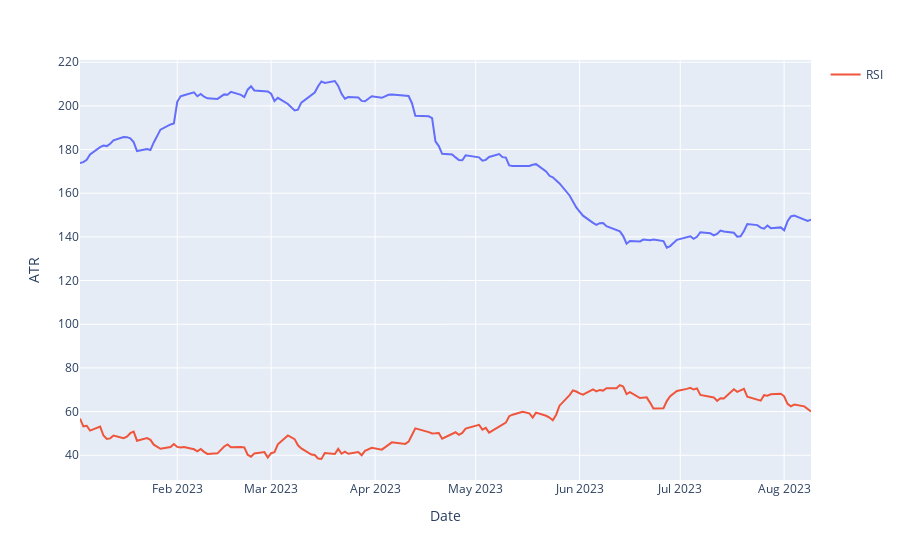

The cell this chart's notebook holds for it:
### Code cell
fig=px.line(new_df,x=new_df.index,y="ATR")
fig.add_scatter(x=new_df.index,y=new_df.RSI,name="RSI")
fig.show()

### Figure 1 — Plotly figure (JSON) as saved in the notebook; plotly's stock layout.template omitted (floating-point values rounded to 4 significant figures; data arrays with more than 128 entries replaced by an {"elided": "..."} marker saying what was removed)
{"data": [{"hovertemplate": "Date=%{x}<br>ATR=%{y}<extra></extra>", "legendgroup": "", "line": {"color": "#636efa", "dash": "solid"}, "marker": {"symbol": "circle"}, "mode": "lines", "name": "", "orientation": "v", "showlegend": false, "type": "scatter", "x": {"elided": "149 str values"}, "xaxis": "x", "y": {"elided": "149 float values"}, "yaxis": "y"}, {"name": "RSI", "type": "scatter", "x": {"elided": "149 str values"}, "y": {"elided": "149 float values"}}], "layout": {"legend": {"tracegroupgap": 0}, "margin": {"t": 60}, "xaxis": {"anchor": "y", "domain": [0, 1], "title": {"text": "Date"}}, "yaxis": {"anchor": "x", "domain": [0, 1], "title": {"text": "ATR"}}}}
